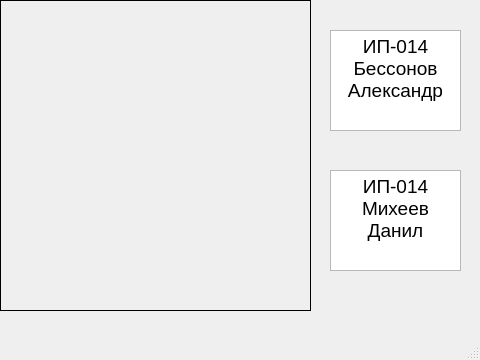
<?xml version="1.0" encoding="UTF-8"?>
<ui version="4.0">
 <class>auth</class>
 <widget class="QMainWindow" name="auth">
  <property name="geometry">
   <rect>
    <x>0</x>
    <y>0</y>
    <width>480</width>
    <height>360</height>
   </rect>
  </property>
  <property name="windowTitle">
   <string>Информация об авторах</string>
  </property>
  <property name="windowIcon">
   <iconset>
    <normaloff>../1.jpg</normaloff>../1.jpg</iconset>
  </property>
  <widget class="QWidget" name="centralwidget">
   <widget class="QLabel" name="label">
    <property name="geometry">
     <rect>
      <x>0</x>
      <y>0</y>
      <width>311</width>
      <height>311</height>
     </rect>
    </property>
    <property name="minimumSize">
     <size>
      <width>0</width>
      <height>0</height>
     </size>
    </property>
    <property name="autoFillBackground">
     <bool>false</bool>
    </property>
    <property name="frameShape">
     <enum>QFrame::Box</enum>
    </property>
    <property name="text">
     <string/>
    </property>
    <property name="pixmap">
     <pixmap>../1.jpg</pixmap>
    </property>
    <property name="scaledContents">
     <bool>true</bool>
    </property>
    <property name="wordWrap">
     <bool>false</bool>
    </property>
   </widget>
   <widget class="QTextEdit" name="textEdit">
    <property name="geometry">
     <rect>
      <x>330</x>
      <y>30</y>
      <width>131</width>
      <height>101</height>
     </rect>
    </property>
    <property name="html">
     <string>&lt;!DOCTYPE HTML PUBLIC &quot;-//W3C//DTD HTML 4.0//EN&quot; &quot;http://www.w3.org/TR/REC-html40/strict.dtd&quot;&gt;
&lt;html&gt;&lt;head&gt;&lt;meta name=&quot;qrichtext&quot; content=&quot;1&quot; /&gt;&lt;style type=&quot;text/css&quot;&gt;
p, li { white-space: pre-wrap; }
&lt;/style&gt;&lt;/head&gt;&lt;body style=&quot; font-family:'MS Shell Dlg 2'; font-size:8.25pt; font-weight:400; font-style:normal;&quot;&gt;
&lt;p align=&quot;center&quot; style=&quot; margin-top:0px; margin-bottom:0px; margin-left:0px; margin-right:0px; -qt-block-indent:0; text-indent:0px;&quot;&gt;&lt;span style=&quot; font-size:14pt;&quot;&gt;ИП-014 Бессонов Александр&lt;/span&gt;&lt;/p&gt;&lt;/body&gt;&lt;/html&gt;</string>
    </property>
   </widget>
   <widget class="QTextEdit" name="textEdit_2">
    <property name="geometry">
     <rect>
      <x>330</x>
      <y>170</y>
      <width>131</width>
      <height>101</height>
     </rect>
    </property>
    <property name="html">
     <string>&lt;!DOCTYPE HTML PUBLIC &quot;-//W3C//DTD HTML 4.0//EN&quot; &quot;http://www.w3.org/TR/REC-html40/strict.dtd&quot;&gt;
&lt;html&gt;&lt;head&gt;&lt;meta name=&quot;qrichtext&quot; content=&quot;1&quot; /&gt;&lt;style type=&quot;text/css&quot;&gt;
p, li { white-space: pre-wrap; }
&lt;/style&gt;&lt;/head&gt;&lt;body style=&quot; font-family:'MS Shell Dlg 2'; font-size:8.25pt; font-weight:400; font-style:normal;&quot;&gt;
&lt;p align=&quot;center&quot; style=&quot; margin-top:0px; margin-bottom:0px; margin-left:0px; margin-right:0px; -qt-block-indent:0; text-indent:0px;&quot;&gt;&lt;span style=&quot; font-size:14pt;&quot;&gt;ИП-014 Михеев Данил&lt;/span&gt;&lt;/p&gt;&lt;/body&gt;&lt;/html&gt;</string>
    </property>
   </widget>
  </widget>
  <widget class="QMenuBar" name="menubar">
   <property name="geometry">
    <rect>
     <x>0</x>
     <y>0</y>
     <width>480</width>
     <height>21</height>
    </rect>
   </property>
  </widget>
  <widget class="QStatusBar" name="statusbar"/>
 </widget>
 <resources/>
 <connections/>
</ui>
